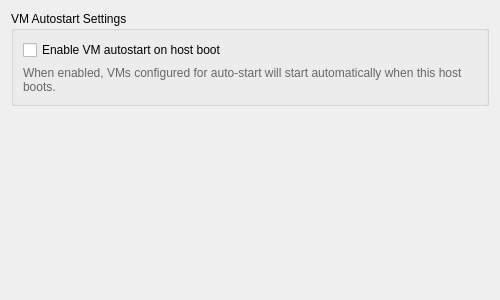
<?xml version="1.0" encoding="UTF-8"?>
<ui version="4.0">
 <class>HostAutostartEditPage</class>
 <widget class="QWidget" name="HostAutostartEditPage">
  <property name="geometry">
   <rect>
    <x>0</x>
    <y>0</y>
    <width>500</width>
    <height>300</height>
   </rect>
  </property>
  <layout class="QVBoxLayout" name="verticalLayout">
   <item>
    <widget class="QGroupBox" name="groupBox">
     <property name="title">
      <string>VM Autostart Settings</string>
     </property>
     <layout class="QVBoxLayout" name="verticalLayout_2">
      <item>
       <widget class="QCheckBox" name="checkBoxEnableAutostart">
        <property name="text">
         <string>Enable VM autostart on host boot</string>
        </property>
       </widget>
      </item>
      <item>
       <widget class="QLabel" name="labelInfo">
        <property name="text">
         <string>When enabled, VMs configured for auto-start will start automatically when this host boots.</string>
        </property>
        <property name="wordWrap">
         <bool>true</bool>
        </property>
        <property name="styleSheet">
         <string notr="true">QLabel { color: #666; }</string>
        </property>
       </widget>
      </item>
     </layout>
    </widget>
   </item>
   <item>
    <spacer name="verticalSpacer">
     <property name="orientation">
      <enum>Qt::Vertical</enum>
     </property>
     <property name="sizeHint" stdset="0">
      <size>
       <width>20</width>
       <height>40</height>
      </size>
     </property>
    </spacer>
   </item>
  </layout>
 </widget>
 <resources/>
 <connections/>
</ui>
